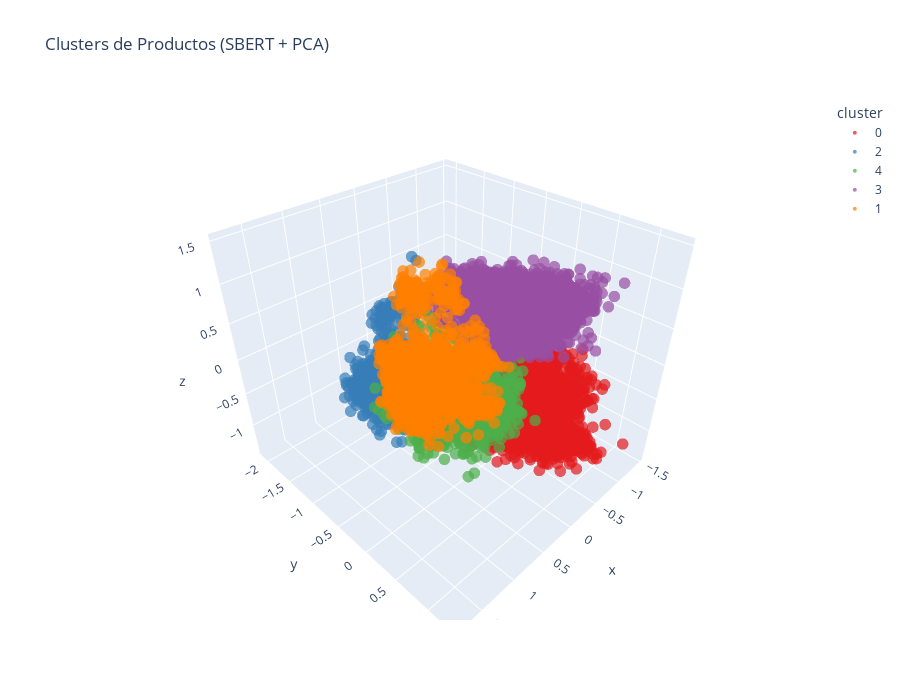

Here is the notebook cell this chart was saved with:
### Code cell
# Visualización 3D
fig = plot_3d_clusters(
    embeddings_3d, 
    clusters, 
    titles_clean, 
    title_plot='Clusters de Productos (SBERT + PCA)'
)
fig.show()

### Figure 1 — Plotly figure (JSON) as saved in the notebook; plotly's stock layout.template omitted (floating-point values rounded to 4 significant figures; data arrays with more than 128 entries replaced by an {"elided": "..."} marker saying what was removed)
{"data": [{"customdata": {"elided": "3304x1 str values"}, "hovertemplate": "cluster=0<br>title=%{customdata[0]}<extra></extra>", "legendgroup": "0", "marker": {"color": "rgb(228,26,28)", "opacity": 0.7, "size": 4, "symbol": "circle"}, "mode": "markers", "name": "0", "scene": "scene", "showlegend": true, "type": "scatter3d", "x": {"elided": "3304 float values"}, "y": {"elided": "3304 float values"}, "z": {"elided": "3304 float values"}}, {"customdata": {"elided": "998x1 str values"}, "hovertemplate": "cluster=2<br>title=%{customdata[0]}<extra></extra>", "legendgroup": "2", "marker": {"color": "rgb(55,126,184)", "opacity": 0.7, "size": 4, "symbol": "circle"}, "mode": "markers", "name": "2", "scene": "scene", "showlegend": true, "type": "scatter3d", "x": {"elided": "998 float values"}, "y": {"elided": "998 float values"}, "z": {"elided": "998 float values"}}, {"customdata": {"elided": "1756x1 str values"}, "hovertemplate": "cluster=4<br>title=%{customdata[0]}<extra></extra>", "legendgroup": "4", "marker": {"color": "rgb(77,175,74)", "opacity": 0.7, "size": 4, "symbol": "circle"}, "mode": "markers", "name": "4", "scene": "scene", "showlegend": true, "type": "scatter3d", "x": {"elided": "1756 float values"}, "y": {"elided": "1756 float values"}, "z": {"elided": "1756 float values"}}, {"customdata": {"elided": "2708x1 str values"}, "hovertemplate": "cluster=3<br>title=%{customdata[0]}<extra></extra>", "legendgroup": "3", "marker": {"color": "rgb(152,78,163)", "opacity": 0.7, "size": 4, "symbol": "circle"}, "mode": "markers", "name": "3", "scene": "scene", "showlegend": true, "type": "scatter3d", "x": {"elided": "2708 float values"}, "y": {"elided": "2708 float values"}, "z": {"elided": "2708 float values"}}, {"customdata": {"elided": "1234x1 str values"}, "hovertemplate": "cluster=1<br>title=%{customdata[0]}<extra></extra>", "legendgroup": "1", "marker": {"color": "rgb(255,127,0)", "opacity": 0.7, "size": 4, "symbol": "circle"}, "mode": "markers", "name": "1", "scene": "scene", "showlegend": true, "type": "scatter3d", "x": {"elided": "1234 float values"}, "y": {"elided": "1234 float values"}, "z": {"elided": "1234 float values"}}], "layout": {"height": 700, "legend": {"title": {"text": "cluster"}, "tracegroupgap": 0}, "scene": {"domain": {"x": [0, 1], "y": [0, 1]}, "xaxis": {"title": {"text": "x"}}, "yaxis": {"title": {"text": "y"}}, "zaxis": {"title": {"text": "z"}}}, "title": {"text": "Clusters de Productos (SBERT + PCA)"}, "width": 900}}
